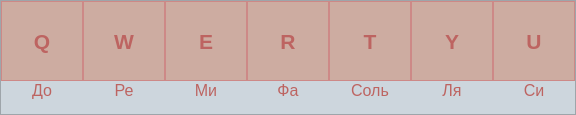
<?xml version="1.0" encoding="UTF-8"?>
<ui version="4.0">
 <class>Form</class>
 <widget class="QWidget" name="Form">
  <property name="geometry">
   <rect>
    <x>0</x>
    <y>0</y>
    <width>576</width>
    <height>115</height>
   </rect>
  </property>
  <property name="minimumSize">
   <size>
    <width>576</width>
    <height>115</height>
   </size>
  </property>
  <property name="maximumSize">
   <size>
    <width>989</width>
    <height>115</height>
   </size>
  </property>
  <property name="windowTitle">
   <string>Проигрыватель нот</string>
  </property>
  <property name="windowIcon">
   <iconset>
    <normaloff>icon.png</normaloff>icon.png</iconset>
  </property>
  <property name="styleSheet">
   <string notr="true">#frame {
	background-color: #CDD6DD;
}

QPushButton, QLabel {
	color: #BD6461;
}

QPushButton {
	background-color: #CDACA1;
	border: 1px solid #CD8987;
}

QPushButton::hover {
	background-color: #C9807E;
}</string>
  </property>
  <layout class="QVBoxLayout" name="verticalLayout_8">
   <property name="spacing">
    <number>0</number>
   </property>
   <property name="leftMargin">
    <number>0</number>
   </property>
   <property name="topMargin">
    <number>0</number>
   </property>
   <property name="rightMargin">
    <number>0</number>
   </property>
   <property name="bottomMargin">
    <number>0</number>
   </property>
   <item>
    <widget class="QFrame" name="frame">
     <property name="frameShape">
      <enum>QFrame::StyledPanel</enum>
     </property>
     <property name="frameShadow">
      <enum>QFrame::Raised</enum>
     </property>
     <layout class="QHBoxLayout" name="horizontalLayout_2">
      <property name="spacing">
       <number>0</number>
      </property>
      <property name="leftMargin">
       <number>0</number>
      </property>
      <property name="topMargin">
       <number>0</number>
      </property>
      <property name="rightMargin">
       <number>0</number>
      </property>
      <property name="bottomMargin">
       <number>0</number>
      </property>
      <item>
       <layout class="QVBoxLayout" name="verticalLayout">
        <item>
         <widget class="QPushButton" name="pushButton">
          <property name="sizePolicy">
           <sizepolicy hsizetype="Minimum" vsizetype="Minimum">
            <horstretch>0</horstretch>
            <verstretch>0</verstretch>
           </sizepolicy>
          </property>
          <property name="minimumSize">
           <size>
            <width>80</width>
            <height>80</height>
           </size>
          </property>
          <property name="maximumSize">
           <size>
            <width>16777215</width>
            <height>80</height>
           </size>
          </property>
          <property name="font">
           <font>
            <pointsize>16</pointsize>
            <weight>75</weight>
            <bold>true</bold>
           </font>
          </property>
          <property name="text">
           <string>Q</string>
          </property>
          <attribute name="buttonGroup">
           <string notr="true">notes</string>
          </attribute>
         </widget>
        </item>
        <item>
         <widget class="QLabel" name="label">
          <property name="sizePolicy">
           <sizepolicy hsizetype="Minimum" vsizetype="Maximum">
            <horstretch>0</horstretch>
            <verstretch>0</verstretch>
           </sizepolicy>
          </property>
          <property name="font">
           <font>
            <pointsize>12</pointsize>
           </font>
          </property>
          <property name="text">
           <string>До</string>
          </property>
          <property name="alignment">
           <set>Qt::AlignCenter</set>
          </property>
         </widget>
        </item>
        <item>
         <spacer name="verticalSpacer">
          <property name="orientation">
           <enum>Qt::Vertical</enum>
          </property>
          <property name="sizeHint" stdset="0">
           <size>
            <width>20</width>
            <height>40</height>
           </size>
          </property>
         </spacer>
        </item>
       </layout>
      </item>
      <item>
       <layout class="QVBoxLayout" name="verticalLayout_5">
        <item>
         <widget class="QPushButton" name="pushButton_5">
          <property name="sizePolicy">
           <sizepolicy hsizetype="Minimum" vsizetype="Minimum">
            <horstretch>0</horstretch>
            <verstretch>0</verstretch>
           </sizepolicy>
          </property>
          <property name="minimumSize">
           <size>
            <width>80</width>
            <height>80</height>
           </size>
          </property>
          <property name="maximumSize">
           <size>
            <width>16777215</width>
            <height>80</height>
           </size>
          </property>
          <property name="font">
           <font>
            <pointsize>16</pointsize>
            <weight>75</weight>
            <bold>true</bold>
           </font>
          </property>
          <property name="text">
           <string>W</string>
          </property>
          <attribute name="buttonGroup">
           <string notr="true">notes</string>
          </attribute>
         </widget>
        </item>
        <item>
         <widget class="QLabel" name="label_5">
          <property name="sizePolicy">
           <sizepolicy hsizetype="Minimum" vsizetype="Maximum">
            <horstretch>0</horstretch>
            <verstretch>0</verstretch>
           </sizepolicy>
          </property>
          <property name="font">
           <font>
            <pointsize>12</pointsize>
           </font>
          </property>
          <property name="text">
           <string>Ре</string>
          </property>
          <property name="alignment">
           <set>Qt::AlignCenter</set>
          </property>
         </widget>
        </item>
        <item>
         <spacer name="verticalSpacer_2">
          <property name="orientation">
           <enum>Qt::Vertical</enum>
          </property>
          <property name="sizeHint" stdset="0">
           <size>
            <width>20</width>
            <height>40</height>
           </size>
          </property>
         </spacer>
        </item>
       </layout>
      </item>
      <item>
       <layout class="QVBoxLayout" name="verticalLayout_4">
        <item>
         <widget class="QPushButton" name="pushButton_4">
          <property name="sizePolicy">
           <sizepolicy hsizetype="Minimum" vsizetype="Minimum">
            <horstretch>0</horstretch>
            <verstretch>0</verstretch>
           </sizepolicy>
          </property>
          <property name="minimumSize">
           <size>
            <width>80</width>
            <height>80</height>
           </size>
          </property>
          <property name="maximumSize">
           <size>
            <width>16777215</width>
            <height>80</height>
           </size>
          </property>
          <property name="font">
           <font>
            <pointsize>16</pointsize>
            <weight>75</weight>
            <bold>true</bold>
           </font>
          </property>
          <property name="text">
           <string>E</string>
          </property>
          <attribute name="buttonGroup">
           <string notr="true">notes</string>
          </attribute>
         </widget>
        </item>
        <item>
         <widget class="QLabel" name="label_4">
          <property name="sizePolicy">
           <sizepolicy hsizetype="Minimum" vsizetype="Maximum">
            <horstretch>0</horstretch>
            <verstretch>0</verstretch>
           </sizepolicy>
          </property>
          <property name="font">
           <font>
            <pointsize>12</pointsize>
           </font>
          </property>
          <property name="text">
           <string>Ми</string>
          </property>
          <property name="alignment">
           <set>Qt::AlignCenter</set>
          </property>
         </widget>
        </item>
        <item>
         <spacer name="verticalSpacer_3">
          <property name="orientation">
           <enum>Qt::Vertical</enum>
          </property>
          <property name="sizeHint" stdset="0">
           <size>
            <width>20</width>
            <height>40</height>
           </size>
          </property>
         </spacer>
        </item>
       </layout>
      </item>
      <item>
       <layout class="QVBoxLayout" name="verticalLayout_3">
        <item>
         <widget class="QPushButton" name="pushButton_3">
          <property name="sizePolicy">
           <sizepolicy hsizetype="Minimum" vsizetype="Minimum">
            <horstretch>0</horstretch>
            <verstretch>0</verstretch>
           </sizepolicy>
          </property>
          <property name="minimumSize">
           <size>
            <width>80</width>
            <height>80</height>
           </size>
          </property>
          <property name="maximumSize">
           <size>
            <width>16777215</width>
            <height>80</height>
           </size>
          </property>
          <property name="font">
           <font>
            <pointsize>16</pointsize>
            <weight>75</weight>
            <bold>true</bold>
           </font>
          </property>
          <property name="text">
           <string>R</string>
          </property>
          <attribute name="buttonGroup">
           <string notr="true">notes</string>
          </attribute>
         </widget>
        </item>
        <item>
         <widget class="QLabel" name="label_3">
          <property name="sizePolicy">
           <sizepolicy hsizetype="Minimum" vsizetype="Maximum">
            <horstretch>0</horstretch>
            <verstretch>0</verstretch>
           </sizepolicy>
          </property>
          <property name="font">
           <font>
            <pointsize>12</pointsize>
           </font>
          </property>
          <property name="text">
           <string>Фа</string>
          </property>
          <property name="alignment">
           <set>Qt::AlignCenter</set>
          </property>
         </widget>
        </item>
        <item>
         <spacer name="verticalSpacer_4">
          <property name="orientation">
           <enum>Qt::Vertical</enum>
          </property>
          <property name="sizeHint" stdset="0">
           <size>
            <width>20</width>
            <height>40</height>
           </size>
          </property>
         </spacer>
        </item>
       </layout>
      </item>
      <item>
       <layout class="QVBoxLayout" name="verticalLayout_6">
        <item>
         <widget class="QPushButton" name="pushButton_6">
          <property name="sizePolicy">
           <sizepolicy hsizetype="Minimum" vsizetype="Minimum">
            <horstretch>0</horstretch>
            <verstretch>0</verstretch>
           </sizepolicy>
          </property>
          <property name="minimumSize">
           <size>
            <width>80</width>
            <height>80</height>
           </size>
          </property>
          <property name="maximumSize">
           <size>
            <width>16777215</width>
            <height>80</height>
           </size>
          </property>
          <property name="font">
           <font>
            <pointsize>16</pointsize>
            <weight>75</weight>
            <bold>true</bold>
           </font>
          </property>
          <property name="text">
           <string>T</string>
          </property>
          <attribute name="buttonGroup">
           <string notr="true">notes</string>
          </attribute>
         </widget>
        </item>
        <item>
         <widget class="QLabel" name="label_6">
          <property name="sizePolicy">
           <sizepolicy hsizetype="Minimum" vsizetype="Maximum">
            <horstretch>0</horstretch>
            <verstretch>0</verstretch>
           </sizepolicy>
          </property>
          <property name="font">
           <font>
            <pointsize>12</pointsize>
           </font>
          </property>
          <property name="text">
           <string>Соль</string>
          </property>
          <property name="alignment">
           <set>Qt::AlignCenter</set>
          </property>
         </widget>
        </item>
        <item>
         <spacer name="verticalSpacer_5">
          <property name="orientation">
           <enum>Qt::Vertical</enum>
          </property>
          <property name="sizeHint" stdset="0">
           <size>
            <width>20</width>
            <height>40</height>
           </size>
          </property>
         </spacer>
        </item>
       </layout>
      </item>
      <item>
       <layout class="QVBoxLayout" name="verticalLayout_2">
        <item>
         <widget class="QPushButton" name="pushButton_2">
          <property name="sizePolicy">
           <sizepolicy hsizetype="Minimum" vsizetype="Minimum">
            <horstretch>0</horstretch>
            <verstretch>0</verstretch>
           </sizepolicy>
          </property>
          <property name="minimumSize">
           <size>
            <width>80</width>
            <height>80</height>
           </size>
          </property>
          <property name="maximumSize">
           <size>
            <width>16777215</width>
            <height>80</height>
           </size>
          </property>
          <property name="font">
           <font>
            <pointsize>16</pointsize>
            <weight>75</weight>
            <bold>true</bold>
           </font>
          </property>
          <property name="text">
           <string>Y</string>
          </property>
          <attribute name="buttonGroup">
           <string notr="true">notes</string>
          </attribute>
         </widget>
        </item>
        <item>
         <widget class="QLabel" name="label_2">
          <property name="sizePolicy">
           <sizepolicy hsizetype="Minimum" vsizetype="Maximum">
            <horstretch>0</horstretch>
            <verstretch>0</verstretch>
           </sizepolicy>
          </property>
          <property name="font">
           <font>
            <pointsize>12</pointsize>
           </font>
          </property>
          <property name="text">
           <string>Ля</string>
          </property>
          <property name="alignment">
           <set>Qt::AlignCenter</set>
          </property>
         </widget>
        </item>
        <item>
         <spacer name="verticalSpacer_6">
          <property name="orientation">
           <enum>Qt::Vertical</enum>
          </property>
          <property name="sizeHint" stdset="0">
           <size>
            <width>20</width>
            <height>40</height>
           </size>
          </property>
         </spacer>
        </item>
       </layout>
      </item>
      <item>
       <layout class="QVBoxLayout" name="verticalLayout_7">
        <item>
         <widget class="QPushButton" name="pushButton_7">
          <property name="sizePolicy">
           <sizepolicy hsizetype="Minimum" vsizetype="Minimum">
            <horstretch>0</horstretch>
            <verstretch>0</verstretch>
           </sizepolicy>
          </property>
          <property name="minimumSize">
           <size>
            <width>80</width>
            <height>80</height>
           </size>
          </property>
          <property name="maximumSize">
           <size>
            <width>16777215</width>
            <height>80</height>
           </size>
          </property>
          <property name="font">
           <font>
            <pointsize>16</pointsize>
            <weight>75</weight>
            <bold>true</bold>
           </font>
          </property>
          <property name="text">
           <string>U</string>
          </property>
          <attribute name="buttonGroup">
           <string notr="true">notes</string>
          </attribute>
         </widget>
        </item>
        <item>
         <widget class="QLabel" name="label_7">
          <property name="sizePolicy">
           <sizepolicy hsizetype="Minimum" vsizetype="Maximum">
            <horstretch>0</horstretch>
            <verstretch>0</verstretch>
           </sizepolicy>
          </property>
          <property name="font">
           <font>
            <pointsize>12</pointsize>
           </font>
          </property>
          <property name="text">
           <string>Си</string>
          </property>
          <property name="alignment">
           <set>Qt::AlignCenter</set>
          </property>
         </widget>
        </item>
        <item>
         <spacer name="verticalSpacer_7">
          <property name="orientation">
           <enum>Qt::Vertical</enum>
          </property>
          <property name="sizeHint" stdset="0">
           <size>
            <width>20</width>
            <height>40</height>
           </size>
          </property>
         </spacer>
        </item>
       </layout>
      </item>
     </layout>
    </widget>
   </item>
  </layout>
 </widget>
 <resources/>
 <connections/>
 <buttongroups>
  <buttongroup name="notes"/>
 </buttongroups>
</ui>
